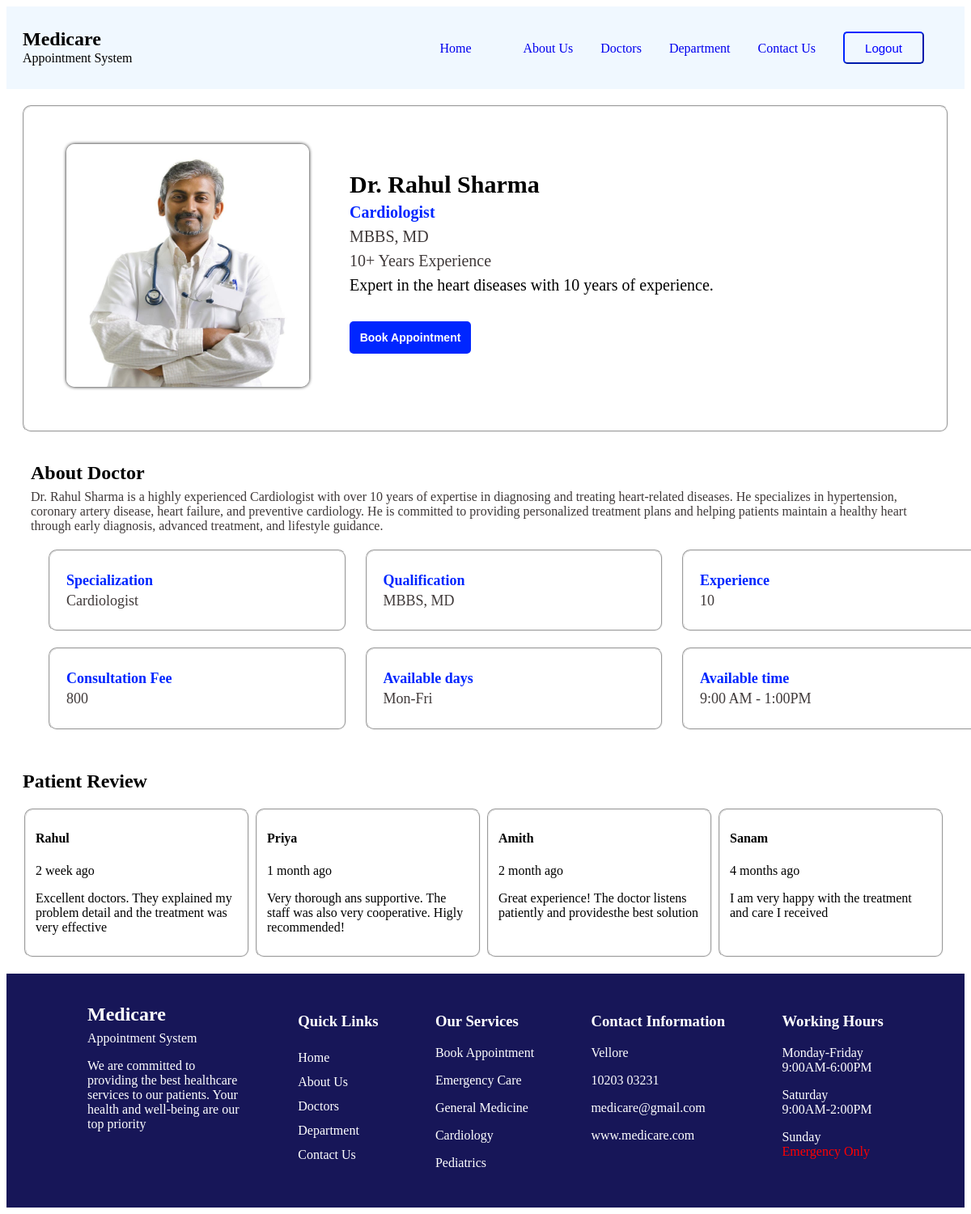
Screenshot of /profile/1 (signed in) with the database file from the repository.
### app/models.py (models this page shows)
class Doctor(models.Model):
    name=models.CharField(max_length=100)
    specialization=models.CharField(max_length=100)
    qualification=models.CharField(max_length=100)
    experience=models.IntegerField(help_text="experience in years")
    consultation_fee=models.IntegerField()
    profile_image=models.ImageField(upload_to='doctor')
    available_days=models.CharField(max_length=100)
    available_time=models.CharField(max_length=100)
    bio=models.TextField()
    about=models.TextField()
    is_available=models.BooleanField(default=True)

### app/views.py (the view)
# urls.py: path('profile/<int:id>',views.profile,name='profile'),
@login_required
def profile(request,id):
    a=Doctor.objects.get(id=id)
    return render (request,'profile.html',{'a':a})

### app/templates/profile.html
{% extends 'base.html' %}
{% load static %}
{% block body %}
<link rel="stylesheet" href="{% static 'css/profile.css' %}">
<section id="doctor">
    <fieldset>
        <div>
            <img src="{{a.profile_image.url}}" alt="{{a.name}}">
        </div>
        <div id="detail">
            <h1> {{a.name}}</h1>
            <p id="spe">{{a.specialization}}</p>
            <p id="qua">{{a.qualification}} </p>
            <p id="qua"> {{a.experience}}+ Years Experience</p>
            <p>{{a.bio}}</p><br><br>
            <a href="{% url 'appointment' a.id %}"><button id="book">Book Appointment</button></a>
        </div>
    </fieldset>
</section>
<section id="about">
    <div>
        <h2>About Doctor</h2>
        <p>{{a.about}}</p>
    </div>
    <div id="field">
        <fieldset>
            <p><b>Specialization</b> <br>{{a.specialization}}</p>
        </fieldset>
        <fieldset>
            <p><b>Qualification</b> <br>{{a.qualification}}</p>
        </fieldset>
        <fieldset>
            <p><b>Experience</b> <br>{{a.experience}}</p>
        </fieldset>
        <fieldset>
            <p><b>Consultation Fee</b><br> {{a.consultation_fee}}</p>
        </fieldset>
        <fieldset>
            <p><b>Available days</b> <br>{{a.available_days}}</p>
        </fieldset>
        <fieldset>
            <p><b>Available time</b><br> {{a.available_time}}</p>
        </fieldset>
    </div>
</section>
<section id="review">
    <h2> Patient Review </h2>
    <div>
        <fieldset>
            <h4>Rahul</h4>
            <p>2 week ago</p>
            <p>Excellent doctors. They explained my problem detail and the treatment was very effective </p>
        </fieldset>
        <fieldset>
            <h4>Priya</h4>
            <p>1 month ago</p>
            <p>Very thorough ans supportive. The staff was also very cooperative. Higly recommended! </p>
        </fieldset>
        <fieldset>
            <h4>Amith</h4>
            <p>2 month ago</p>
            <p>Great experience! The doctor listens patiently and providesthe best solution</p>
        </fieldset>
        <fieldset>
            <h4>Sanam</h4>
            <p>4 months ago</p>
            <p>I am very happy with the treatment and care I received</p>
        </fieldset>
    </div>
</section>
{% endblock %}

### static/css/profile.css (style rules this page uses)
#doctor fieldset { margin: 20px; display: flex; align-items: flex-start; border-radius: 10px; }
#detail { font-size: 20px; padding: 10px; padding-top: 60px; line-height: 10px; }
#spe { color: rgb(0, 38, 255); font-weight: bold; }
#qua { color: rgb(63, 57, 57); }
#doctor img { width: 300px; height: 300px; border-radius: 10px; margin: 40px; box-shadow: 0 0 4px; font-size: 19px; }
#book { width: 150px; height: 40px; background-color: rgb(0, 38, 255); color: white; font-size: 14px; border: none; font-weight: bold; border-radius: 5px; }
#about { margin: 20px; padding: 10px; }
#about b { color: rgb(0, 38, 255); }
#about p { color: rgb(63, 57, 57); }
#field { display: grid; grid-template-columns: repeat(3, 1fr); gap: 20px; margin: 20px; }
#field fieldset { width: 330px; height: 80px; font-size: 18px; line-height: 25px; border-radius: 10px; padding-left: 20px; }
#review { margin: 20px; }
#review div { display: grid; grid-template-columns: repeat(4, 1fr); }
#review fieldset { width: 250px; border-radius: 10px; }

### app/templates/base.html (style rules this page uses)
div h2 { line-height: 5%; }

### rows the page displays
Doctor: profile_image (picture), name "Dr. Rahul Sharma", specialization "Cardiologist", qualification "MBBS, MD", experience "10", bio "Expert in the heart diseases with 10 years of experience.", about "Dr. Rahul Sharma is a highly experienced Cardiologist with over 10 years of expertise in diagnosing and treating heart-related diseases. He specializes in hypertension, coronary artery disease, heart failure, and preventive cardiology. He is committed to providing personalized treatment plans and helping patients maintain a healthy heart through early diagnosis, advanced treatment, and lifestyle guidance.", consultation_fee "800", available_days "Mon-Fri", available_time "9:00 AM - 1:00PM"
